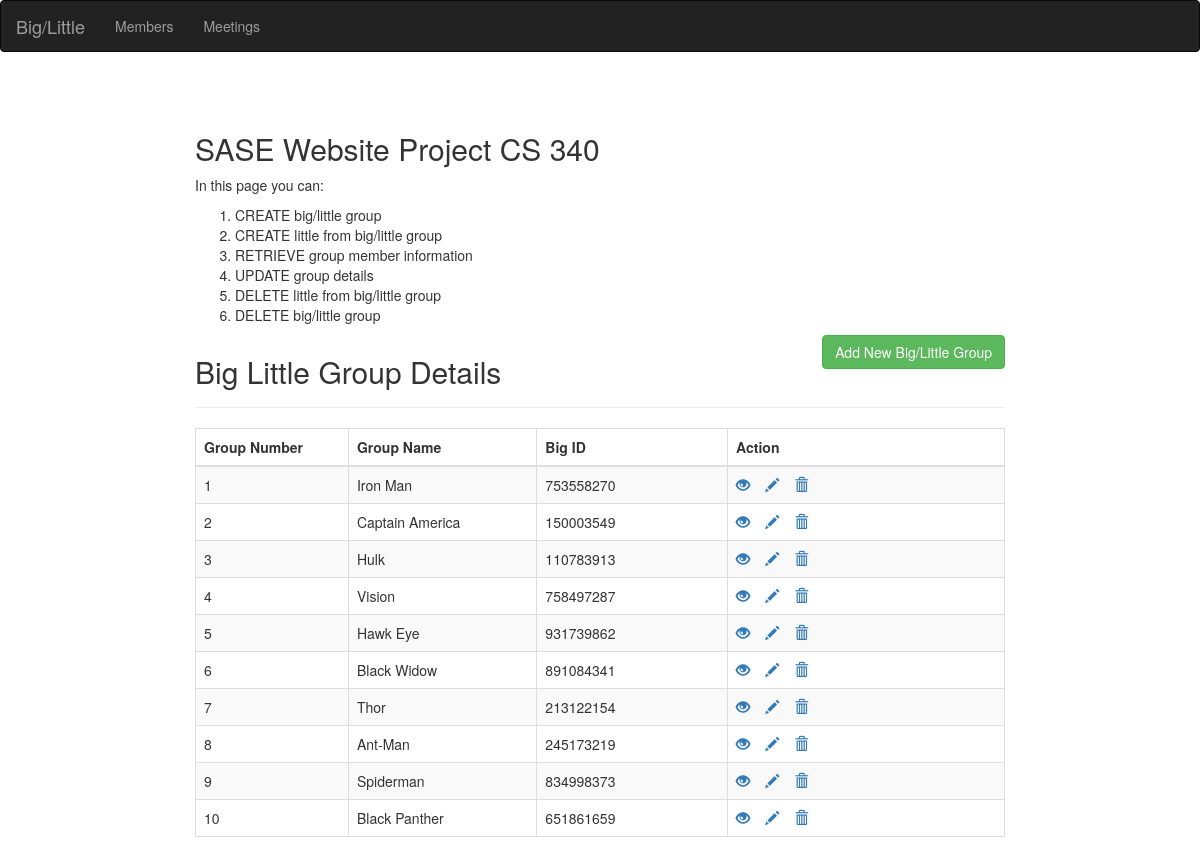
The app's page /big_little_groups.php with its own data.
### tables this page shows
CREATE TABLE `Big_Little_Group` (
  `Group_number` int(11) NOT NULL,
  `Group_name` varchar(255) NOT NULL,
  `Big_ID` int(11) NOT NULL
);

### big_little_groups.php (the view, shortened to what this page needs)
<!DOCTYPE html>
<html lang="en">
<head>
    <link rel="stylesheet" href="https://maxcdn.bootstrapcdn.com/bootstrap/3.4.1/css/bootstrap.min.css">
</head>
<body>
    <nav class="navbar navbar-inverse">
        <div class="container-fluid">
            <ul class="nav navbar-nav">
                <li><a class="navbar-brand" href="big_little_groups.php">Big/Little</a></li>
                <li><a href="index.php">Members</a></li>
                <li><a href="meetings.php">Meetings</a></li>
            </ul>
        </div>
    </nav>
    <div class="wrapper">
        <div class="container-fluid">
            <div class="row">
                <div class="col-md-12">
                    <div class="page-header clearfix">
                        <h2> SASE Website Project CS 340 </h2>
                            <p> In this page you can:
                            <ol>
                                <li> CREATE big/little group </li>
                                <li> CREATE little from big/little group </li>
                                <li> RETRIEVE group member information </li>
                                <li> UPDATE group details </li>
                                <li> DELETE little from big/little group </li>
                                <li> DELETE big/little group </li>
                            </ol>
                        <h2 class="pull-left">Big Little Group Details</h2>
                        <a href="createGroup.php" class="btn btn-success pull-right">Add New Big/Little Group</a>
                    </div>
                    <?php
                    require_once "config.php";
                    $sql = "SELECT *
							FROM Big_Little_Group";
                    if($result = mysqli_query($link, $sql)){
                        if(mysqli_num_rows($result) > 0){
                            echo "<table class='table table-bordered table-striped'>";
                                echo "<thead>";
                                    echo "<tr>";
                                        echo "<th width=8%>Group Number</th>";
                                        echo "<th width=10%>Group Name</th>";
                                        echo "<th width=10%>Big ID</th>";
                                        echo "<th width=15%>Action </th>";
                                    echo "</tr>";
                                echo "</thead>";
                                echo "<tbody>";
                                while($row = mysqli_fetch_array($result)){
                                    echo "<tr>";
                                    echo "<td>" . $row['Group_number'] . "</td>";
                                    echo "<td>" . $row['Group_name'] . "</td>";
                                    echo "<td>" . $row['Big_ID'] . "</td>";
                                    echo "<td>";
                                        echo "<a href='viewGroup.php?Group_number=" . $row['Group_number'] . "&Group_name=" . $row['Group_name'] . "' title='View Group' data-toggle='tooltip'><span class='glyphicon glyphicon-eye-open'></span></a>";
                                        echo "<a href='updateGroup.php?Group_number=" . $row['Group_number'] . "' title='Update Group' data-toggle='tooltip'><span class='glyphicon glyphicon-pencil'></span></a>";
                                        echo "<a href='deleteGroup.php?Group_number=" . $row['Group_number'] . "' title='Delete Group' data-toggle='tooltip'><span class='glyphicon glyphicon-trash'></span></a>";
                                    echo "</td>";
                                    echo "</tr>";
                                }
                                echo "</tbody>";
                            echo "</table>";
                        } else{
                            echo "<p class='lead'><em>No records were found.</em></p>";
                        }
                    } else{
                        echo "ERROR: Could not able to execute $sql. <br>" . mysqli_error($link);
                    }
                    ?>
                </div>
</body>
</html>

### big_little_groups.php (style rules this page uses)
.wrapper { width: 70%; margin:0 auto; }
table tr td:last-child a { margin-right: 15px; }

### records on screen
big_little_group: Group_number "1", Group_name "Iron Man", Big_ID "753558270"
big_little_group: Group_number "2", Group_name "Captain America", Big_ID "150003549"
big_little_group: Group_number "3", Group_name "Hulk", Big_ID "110783913"
big_little_group: Group_number "4", Group_name "Vision", Big_ID "758497287"
big_little_group: Group_number "5", Group_name "Hawk Eye", Big_ID "931739862"
big_little_group: Group_number "6", Group_name "Black Widow", Big_ID "891084341"
big_little_group: Group_number "7", Group_name "Thor", Big_ID "213122154"
big_little_group: Group_number "8", Group_name "Ant-Man", Big_ID "245173219"
big_little_group: Group_number "9", Group_name "Spiderman", Big_ID "834998373"
big_little_group: Group_number "10", Group_name "Black Panther", Big_ID "651861659"
